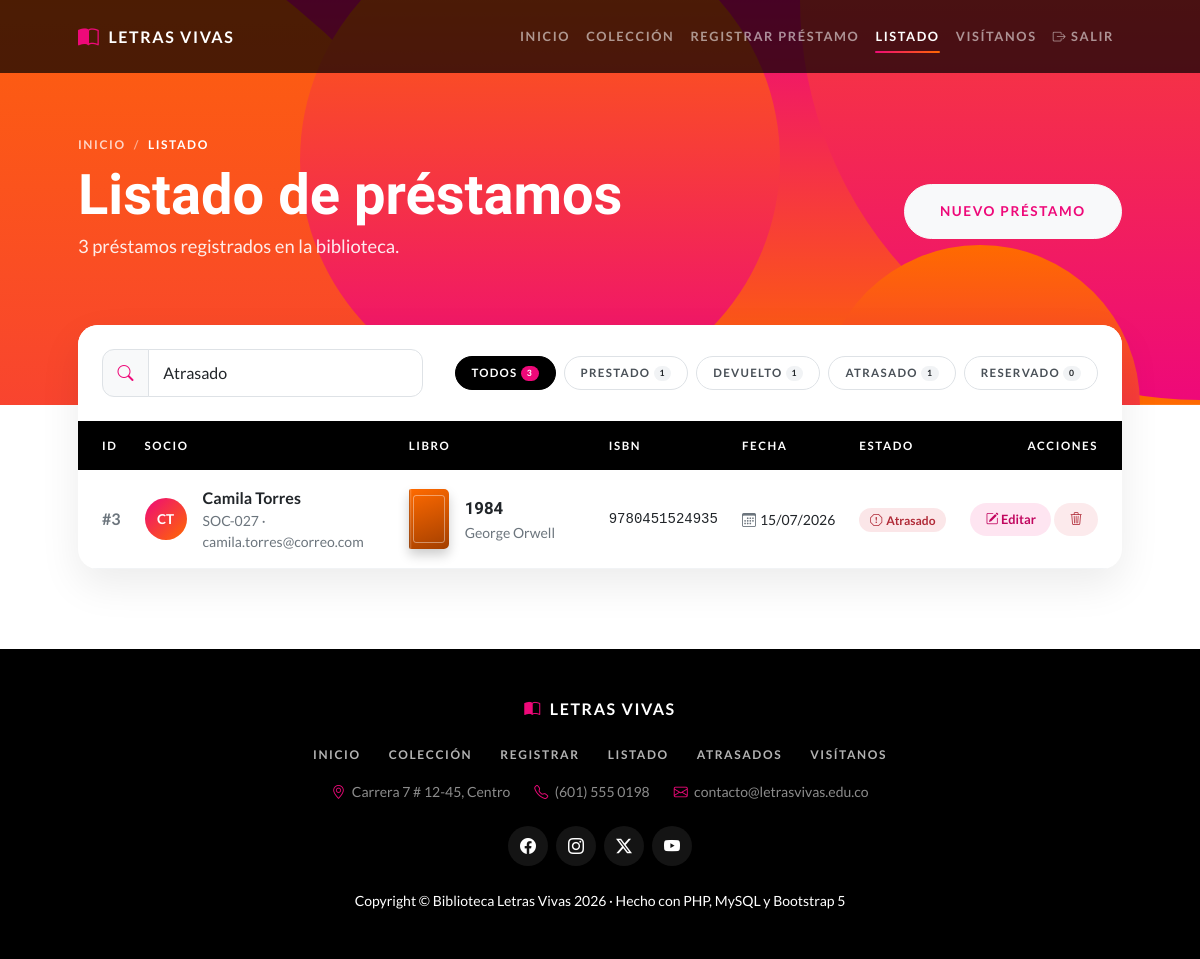
/listar.php?q=Atrasado (signed in), run on the app's committed database.
### tables this page shows
CREATE TABLE `prestamos` (
  `id_prestamo` int NOT NULL,
  `estado_prestamo` varchar(15) NOT NULL,
  `codigo_socio` varchar(15) NOT NULL,
  `nombre_socio` varchar(40) NOT NULL,
  `titulo_libro` varchar(80) NOT NULL,
  `autor_libro` varchar(40) NOT NULL,
  `correo_socio` varchar(60) NOT NULL,
  `isbn` varchar(20) NOT NULL,
  `fecha_prestamo` date NOT NULL
);

### listar.php (the view, shortened to what this page needs)
<?php
require_once 'conexion.php';
require_once 'includes/helpers.php';
try {
    $sql = "SELECT id_prestamo, estado_prestamo, codigo_socio, nombre_socio,
            titulo_libro, autor_libro, correo_socio, isbn, fecha_prestamo
            FROM prestamos ORDER BY id_prestamo";
    $stmt = $conn->prepare($sql);
    $stmt->execute();
    $prestamos = $stmt->fetchAll();
} catch (PDOException $e) {
    errorBaseDatos($e);
}
$resaltado = (int) ($_GET['id'] ?? 0);
$busqueda = $_GET['q'] ?? '';
$conteo = array_count_values(array_column($prestamos, 'estado_prestamo'));
require 'includes/header.php';
?>
<header class="masthead masthead-pagina text-white">
    <div class="masthead-content">
        <div class="container px-5">
            <nav aria-label="breadcrumb">
                <ol class="breadcrumb breadcrumb-light mb-2">
                    <li class="breadcrumb-item"><a href="index.php">Inicio</a></li>
                    <li class="breadcrumb-item active" aria-current="page">Listado</li>
                </ol>
            </nav>
            <div class="d-flex flex-wrap justify-content-between align-items-center gap-3">
                <div>
                    <h1 class="masthead-heading mb-1">Listado de préstamos</h1>
                    <p class="masthead-lead mb-0"><?= count($prestamos) ?> préstamos registrados en la biblioteca.</p>
                </div>
                <a href="registrar.php" class="btn btn-light btn-lg rounded-pill text-primary">Nuevo préstamo</a>
            </div>
        </div>
    </div>
    <?= circulos() ?>
</header>
<section class="container px-3 px-sm-4 px-lg-5 page-body">
    <div class="card table-card">
        <div class="card-header bg-white border-0 p-4">
            <div class="row g-3 align-items-center">
                <div class="col-xl-4">
                    <div class="input-group search-box">
                        <span class="input-group-text"><i class="bi bi-search"></i></span>
                        <input type="search" id="buscar" class="form-control" placeholder="Buscar por socio, libro, autor o ISBN..." value="<?= htmlspecialchars($busqueda) ?>">
                    </div>
                </div>
                <div class="col-xl-8">
                    <div class="d-flex flex-wrap gap-2 justify-content-xl-end" id="filtros">
                        <button class="btn btn-filtro rounded-pill active" data-estado="">Todos <span class="badge rounded-pill"><?= count($prestamos) ?></span></button>
                        <?php foreach (['Prestado', 'Devuelto', 'Atrasado', 'Reservado'] as $e): ?>
                            <button class="btn btn-filtro rounded-pill" data-estado="<?= $e ?>"><?= $e ?> <span class="badge rounded-pill"><?= $conteo[$e] ?? 0 ?></span></button>
                        <?php endforeach; ?>
                    </div>
                </div>
            </div>
        </div>
        <div class="table-responsive">
            <table class="table table-biblio align-middle mb-0">
                <thead>
                    <tr>
                        <th>ID</th>
                        <th>Socio</th>
                        <th>Libro</th>
                        <th>ISBN</th>
                        <th>Fecha</th>
                        <th>Estado</th>
                        <th class="text-end">Acciones</th>
                    </tr>
                </thead>
                <tbody>
                    <?php if (count($prestamos) > 0): ?>
                        <?php foreach ($prestamos as $prestamo): ?>
                            <tr data-estado="<?= htmlspecialchars($prestamo['estado_prestamo']) ?>" class="<?= $resaltado === (int) $prestamo['id_prestamo'] ? 'fila-resaltada' : '' ?>">
                                <td class="fw-semibold text-muted">#<?= htmlspecialchars($prestamo['id_prestamo']) ?></td>
                                <td>
                                    <div class="d-flex align-items-center gap-3">
                                        <span class="avatar"><?= iniciales($prestamo['nombre_socio']) ?></span>
                                        <div>
                                            <div class="fw-semibold"><?= htmlspecialchars($prestamo['nombre_socio']) ?></div>
                                            <div class="small text-muted"><?= htmlspecialchars($prestamo['codigo_socio']) ?> · <?= htmlspecialchars($prestamo['correo_socio']) ?></div>
                                        </div>
                                    </div>
                                </td>
                                <td class="celda-libro">
                                    <div class="d-flex align-items-center gap-3">
                                        <?= portada($prestamo['isbn'], $prestamo['titulo_libro'], $prestamo['autor_libro'], 'portada-xs') ?>
                                        <div>
                                            <div class="fw-semibold libro-titulo"><?= htmlspecialchars($prestamo['titulo_libro']) ?></div>
                                            <div class="small text-muted"><?= htmlspecialchars($prestamo['autor_libro']) ?></div>
                                        </div>
                                    </div>
                                </td>
                                <td class="small font-monospace"><?= htmlspecialchars($prestamo['isbn']) ?></td>
                                <td class="small text-nowrap"><i class="bi bi-calendar3 me-1 text-muted"></i><?= date('d/m/Y', strtotime($prestamo['fecha_prestamo'])) ?></td>
                                <td><?= badgeEstado($prestamo['estado_prestamo']) ?></td>
                                <td class="text-end text-nowrap">
                                    <a href="editar.php?id=<?= urlencode($prestamo['id_prestamo']) ?>" class="btn btn-sm btn-accion btn-editar rounded-pill" title="Editar"><i class="bi bi-pencil-square"></i> Editar</a>
                                    <button type="button" class="btn btn-sm btn-accion btn-eliminar rounded-pill" title="Eliminar"
                                        data-bs-toggle="modal" data-bs-target="#modalEliminar"
                                        data-id="<?= htmlspecialchars($prestamo['id_prestamo']) ?>"
                                        data-libro="<?= htmlspecialchars($prestamo['titulo_libro']) ?>"><i class="bi bi-trash3"></i></button>
                                </td>
                            </tr>
                        <?php endforeach; ?>
                    <?php endif; ?>
                </tbody>
            </table>
        </div>
    </div>
</section>
<?php
require 'includes/footer.php';
?>

### includes/helpers.php (shortened to what this page needs)
<?php
function badgeEstado(string $estado): string
{
    $mapa = [
        'Prestado'  => ['estado-prestado', 'bi-arrow-up-right-circle'],
        'Devuelto'  => ['estado-devuelto', 'bi-check2-circle'],
        'Atrasado'  => ['estado-atrasado', 'bi-exclamation-octagon'],
        'Reservado' => ['estado-reservado', 'bi-bookmark-star'],
    ];
    [$clase, $icono] = $mapa[$estado] ?? ['bg-secondary', 'bi-question-circle'];
    return '<span class="badge badge-estado ' . $clase . '"><i class="bi ' . $icono . ' me-1"></i>'
        . htmlspecialchars($estado) . '</span>';
}
function portada(string $isbn, string $titulo, string $autor = '', string $clase = ''): string
{
    $tono = 'tono-' . (abs(crc32($titulo)) % 5 + 1);
    $url = 'https://covers.openlibrary.org/b/isbn/' . rawurlencode($isbn) . '-M.jpg?default=false';
    return '<div class="portada ' . $clase . ' ' . $tono . '">'
        . '<div class="portada-respaldo"><span class="portada-titulo">' . htmlspecialchars($titulo) . '</span>'
        . '<span class="portada-autor">' . htmlspecialchars($autor) . '</span></div>'
        . '<img src="' . $url . '" alt="Portada de ' . htmlspecialchars($titulo) . '" loading="lazy" onerror="this.remove()">'
        . '</div>';
}
function circulos(): string
{
    return '<div class="bg-circle-1 bg-circle"></div><div class="bg-circle-2 bg-circle"></div>'
        . '<div class="bg-circle-3 bg-circle"></div><div class="bg-circle-4 bg-circle"></div>';
}
function iniciales(string $nombre): string
{
    $partes = preg_split('/\s+/', trim($nombre));
    $ini = mb_substr($partes[0] ?? '', 0, 1) . mb_substr($partes[1] ?? '', 0, 1);
    return htmlspecialchars(mb_strtoupper($ini));
}

### data on the page
prestamos: id_prestamo "1"
prestamos: id_prestamo "3", nombre_socio "CT", nombre_socio "Camila Torres", codigo_socio "SOC-027", correo_socio "camila.torres@correo.com", titulo_libro "1984", autor_libro "George Orwell", isbn "9780451524935", fecha_prestamo "15/07/2026", estado_prestamo "Atrasado"

### other printed values
count($prestamos) "3"
$e "PRESTADO"
$e "DEVUELTO"
$e "ATRASADO"
$e "RESERVADO"
$conteo[$e] "0"
